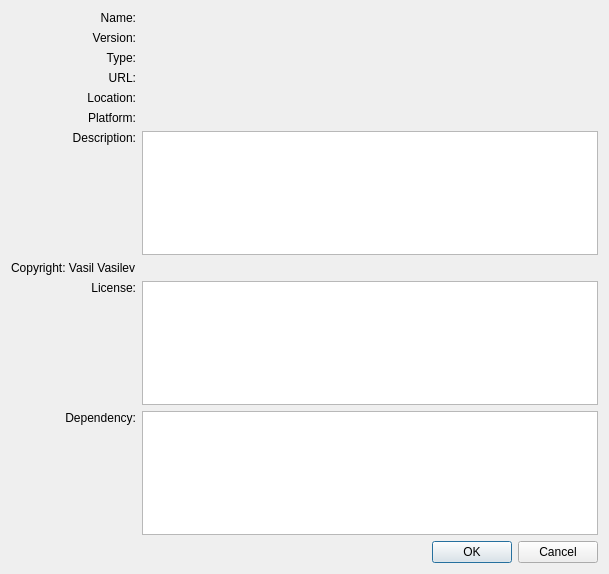
<?xml version="1.0" encoding="UTF-8"?>
<ui version="4.0">
 <class>PluginDetails</class>
 <widget class="QDialog" name="PluginDetails">
  <property name="geometry">
   <rect>
    <x>0</x>
    <y>0</y>
    <width>609</width>
    <height>574</height>
   </rect>
  </property>
  <property name="windowTitle">
   <string>Dialog</string>
  </property>
  <layout class="QGridLayout" name="gridLayout_2">
   <item row="0" column="0">
    <layout class="QGridLayout" name="gridLayout">
     <item row="8" column="0">
      <widget class="QLabel" name="label">
       <property name="layoutDirection">
        <enum>Qt::LeftToRight</enum>
       </property>
       <property name="text">
        <string>License:</string>
       </property>
       <property name="alignment">
        <set>Qt::AlignRight|Qt::AlignTop|Qt::AlignTrailing</set>
       </property>
      </widget>
     </item>
     <item row="2" column="0">
      <widget class="QLabel" name="label_8">
       <property name="layoutDirection">
        <enum>Qt::LeftToRight</enum>
       </property>
       <property name="text">
        <string>Type:</string>
       </property>
       <property name="alignment">
        <set>Qt::AlignRight|Qt::AlignTrailing|Qt::AlignVCenter</set>
       </property>
      </widget>
     </item>
     <item row="0" column="1">
      <widget class="QLabel" name="Name">
       <property name="text">
        <string/>
       </property>
      </widget>
     </item>
     <item row="7" column="0">
      <widget class="QLabel" name="label_3">
       <property name="layoutDirection">
        <enum>Qt::LeftToRight</enum>
       </property>
       <property name="text">
        <string>Copyright: Vasil Vasilev</string>
       </property>
       <property name="alignment">
        <set>Qt::AlignLeading|Qt::AlignLeft|Qt::AlignVCenter</set>
       </property>
      </widget>
     </item>
     <item row="5" column="0">
      <widget class="QLabel" name="label_5">
       <property name="layoutDirection">
        <enum>Qt::LeftToRight</enum>
       </property>
       <property name="text">
        <string>Platform:</string>
       </property>
       <property name="alignment">
        <set>Qt::AlignRight|Qt::AlignTrailing|Qt::AlignVCenter</set>
       </property>
      </widget>
     </item>
     <item row="8" column="1">
      <widget class="QTextEdit" name="License"/>
     </item>
     <item row="3" column="0">
      <widget class="QLabel" name="label_7">
       <property name="layoutDirection">
        <enum>Qt::LeftToRight</enum>
       </property>
       <property name="text">
        <string>URL:</string>
       </property>
       <property name="alignment">
        <set>Qt::AlignRight|Qt::AlignTrailing|Qt::AlignVCenter</set>
       </property>
      </widget>
     </item>
     <item row="0" column="0">
      <widget class="QLabel" name="label_10">
       <property name="layoutDirection">
        <enum>Qt::LeftToRight</enum>
       </property>
       <property name="text">
        <string>Name:</string>
       </property>
       <property name="alignment">
        <set>Qt::AlignRight|Qt::AlignTrailing|Qt::AlignVCenter</set>
       </property>
      </widget>
     </item>
     <item row="9" column="0">
      <widget class="QLabel" name="label_2">
       <property name="layoutDirection">
        <enum>Qt::LeftToRight</enum>
       </property>
       <property name="text">
        <string>Dependency:</string>
       </property>
       <property name="alignment">
        <set>Qt::AlignRight|Qt::AlignTop|Qt::AlignTrailing</set>
       </property>
      </widget>
     </item>
     <item row="6" column="0">
      <widget class="QLabel" name="label_4">
       <property name="layoutDirection">
        <enum>Qt::LeftToRight</enum>
       </property>
       <property name="text">
        <string>Description:</string>
       </property>
       <property name="alignment">
        <set>Qt::AlignRight|Qt::AlignTop|Qt::AlignTrailing</set>
       </property>
      </widget>
     </item>
     <item row="6" column="1">
      <widget class="QTextEdit" name="Description"/>
     </item>
     <item row="9" column="1">
      <widget class="QTextEdit" name="Dependency"/>
     </item>
     <item row="4" column="0">
      <widget class="QLabel" name="label_6">
       <property name="layoutDirection">
        <enum>Qt::LeftToRight</enum>
       </property>
       <property name="text">
        <string>Location:</string>
       </property>
       <property name="alignment">
        <set>Qt::AlignRight|Qt::AlignTrailing|Qt::AlignVCenter</set>
       </property>
      </widget>
     </item>
     <item row="1" column="0">
      <widget class="QLabel" name="label_9">
       <property name="layoutDirection">
        <enum>Qt::LeftToRight</enum>
       </property>
       <property name="text">
        <string>Version:</string>
       </property>
       <property name="alignment">
        <set>Qt::AlignRight|Qt::AlignTrailing|Qt::AlignVCenter</set>
       </property>
      </widget>
     </item>
     <item row="1" column="1">
      <widget class="QLabel" name="Version">
       <property name="text">
        <string/>
       </property>
      </widget>
     </item>
     <item row="2" column="1">
      <widget class="QLabel" name="Type">
       <property name="text">
        <string/>
       </property>
      </widget>
     </item>
     <item row="3" column="1">
      <widget class="QLabel" name="Url">
       <property name="text">
        <string/>
       </property>
      </widget>
     </item>
     <item row="4" column="1">
      <widget class="QLabel" name="Location">
       <property name="text">
        <string/>
       </property>
      </widget>
     </item>
     <item row="5" column="1">
      <widget class="QLabel" name="Platform">
       <property name="text">
        <string/>
       </property>
      </widget>
     </item>
     <item row="7" column="1">
      <widget class="QLabel" name="Copyright">
       <property name="text">
        <string/>
       </property>
      </widget>
     </item>
    </layout>
   </item>
   <item row="1" column="0">
    <widget class="QDialogButtonBox" name="buttonBox">
     <property name="orientation">
      <enum>Qt::Horizontal</enum>
     </property>
     <property name="standardButtons">
      <set>QDialogButtonBox::Cancel|QDialogButtonBox::Ok</set>
     </property>
    </widget>
   </item>
  </layout>
 </widget>
 <resources/>
 <connections>
  <connection>
   <sender>buttonBox</sender>
   <signal>accepted()</signal>
   <receiver>PluginDetails</receiver>
   <slot>accept()</slot>
   <hints>
    <hint type="sourcelabel">
     <x>248</x>
     <y>254</y>
    </hint>
    <hint type="destinationlabel">
     <x>157</x>
     <y>274</y>
    </hint>
   </hints>
  </connection>
  <connection>
   <sender>buttonBox</sender>
   <signal>rejected()</signal>
   <receiver>PluginDetails</receiver>
   <slot>reject()</slot>
   <hints>
    <hint type="sourcelabel">
     <x>316</x>
     <y>260</y>
    </hint>
    <hint type="destinationlabel">
     <x>286</x>
     <y>274</y>
    </hint>
   </hints>
  </connection>
 </connections>
</ui>
